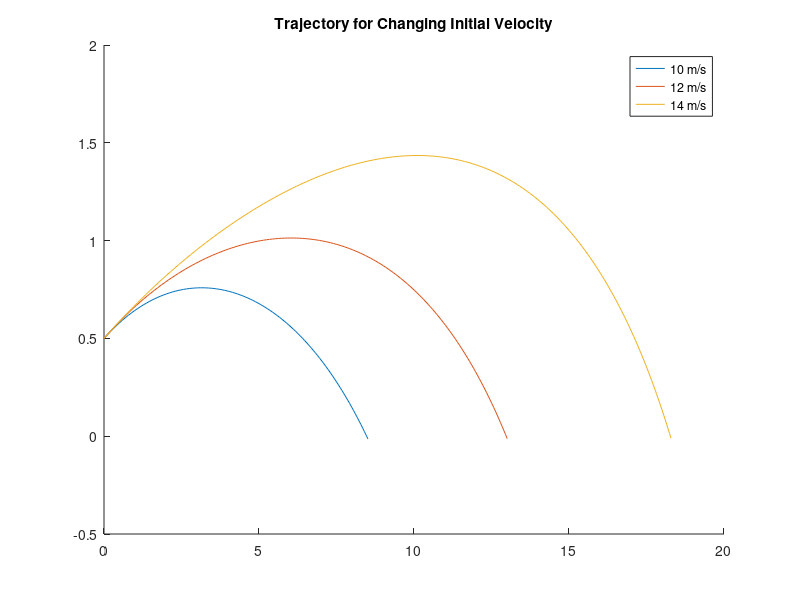

MATLAB code for this plot: (Note: this script raises an error after producing the figure.)
clear;
clc;
dt = 0.01; %time step
t = 0:dt:10; %vector of all times
vi = [10 12 14];
angle = 10;
anglerad = angle*pi()/180;

p = [0 0.5]; %initial position
ac = [0 -9.81]; %constant acceleration
ad = [0 0]; %drag acceleration
al = [0 0]; % lift acceleration
m = 0.175; %mass
cd0 = 0.08; %drag coefficient
cl0 = 0.15;
cdalpha = 2.72;
clalpha = 1.4;
rho = 1.2; %density of air
r = 0.274/2;
area = pi()*r^2;

for j=1:1:length(vi)
    v = [vi(j)*cos(anglerad) vi(j)*sin(anglerad)]; %initial velocity (m/s)
    for i=2:1:length(t)
        v(i, :) = v(i-1, :)+(ac+ad+al)*dt; %new vel = old vel + deltaT*accel
        p(i, :) = p(i-1, :)+v(i-1, :)*dt; %new pos = old pos + deltaT*vel

        theta = atan2((p(i, 2)-p(i-1, 2)), (p(i, 1)-p(i-1, 1))); %angle of current motion
        vtot = sqrt(v(i, 1)^2 + v(i, 2)^2); %total velocity
        
        alpha = anglerad - theta;
        cd = cd0 + cdalpha*(alpha-(-4*pi()/180))^2;
        cl = cl0 + clalpha*alpha;
        
        fd = 0.5*rho*(vtot^2)*cd*area; %drag force
        ad = (-fd/m)*[cos(theta) sin(theta)]; %drag force applies opposite to motion      
        
        fl = 0.5*rho*(vtot^2)*cl*area; %lift force
        al = (fl/m)*[-sin(theta) cos(theta)]; % drag force applies perp. to motion

        if(p(i, 2) < 0) %stop once the ball hits the "ground"
            airtime(j) = i*dt;
            peak(j) = max(p(:, 2));
            dist(j) = p(i, 1);
            break;
        end
    end
    hold on
    plot(p(:, 1), p(:, 2));
    legendInfo{j} = [num2str(vi(j)) ' m/s'];
end

hold off
legend(legendInfo);
title('Trajectory for Changing Initial Velocity');
subtitle('0.5m Initial Height, 10° Launch Angle');
xlabel('Horizontal Distance (m)');
ylabel('Vertical Distance (m)');
axis equal;
xlim([0 35]);
ylim([0 10]);


disp(airtime);
disp(peak);
disp(dist);